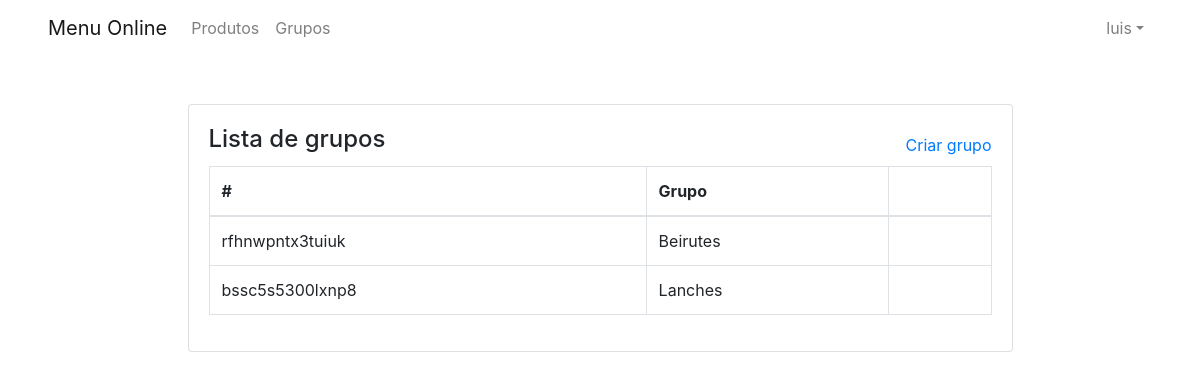
/admin/groups.php (signed in), run on the app's committed database.
### tables this page shows
CREATE TABLE `users` (
  `id` int(11) NOT NULL,
  `username` varchar(50) NOT NULL,
  `password` varchar(255) NOT NULL,
  `created_at` datetime DEFAULT current_timestamp()
);

CREATE TABLE `groups` (
  `group_id` varchar(255) NOT NULL,
  `group_name` varchar(255) NOT NULL,
  `update_at` timestamp NOT NULL DEFAULT current_timestamp() ON UPDATE current_timestamp(),
  `created_at` timestamp NOT NULL DEFAULT current_timestamp()
);

### inc/config.php (called while the page is built, shortened)
<?php
require_once "database.php";
$config = new stdClass();
$config->path = "menu-online";
$config->urlLocal = "http://" . $_SERVER["HTTP_HOST"] . "/" . $config->path;

### inc/database.php (called while the page is built, shortened)
<?php
    class Connection {
         private $host = "localhost";
         private $database = "malbec";
         private $username = "root";
         private $password = "";
         public function __construct(){
               try{
                    $this->conn = new PDO( "mysql:host=".$this->host.";dbname=".$this->database,$this->username,$this->password);
                }catch(PDOException $e){
                     echo "ERRO: ".$e->getMessage();
                }
         }
    }
?>

### inc/controller/session.php (called while the page is built, shortened)
<?php
    if(isset($_SESSION['uid']) != ""){
        $pdo = new Connection();
        $st = $pdo->conn->prepare("SELECT * FROM users WHERE id=:id");
        $st->bindValue(":id", $_SESSION['uid']);
        $st->execute();
        $strow=$st->fetch();
    }

### inc/model/group.php (called while the page is built, shortened)
<?php
class Group
{
	public function getAllGroups()
	{
		$pdo = new Connection();
		$st = $pdo->conn->prepare("SELECT * FROM groups ORDER BY created_at DESC");
		$st->execute();
		return $st;
	}
}

### admin/groups.php (the view, shortened to what this page needs)
<?php
require_once '../inc/config.php';
require_once '../inc/controller/session.php';
require_once '../inc/model/group.php';
$group = new Group();
$groups = $group->getAllgroups();
$group_count = $groups->rowCount();
$group_all = $groups->fetchAll();
require_once "../inc/views/header.php";
require_once "../inc/views/navbar.php";
?>
<div class="container mt-5">
    <div class="row justify-content-center">
        <div class="col-md-9">
            <div class="card">
                <div class="card-body">
                    <div class="d-flex justify-content-between align-items-center">
                        <h4 class="card-title">Lista de grupos</h4>
                        <a href="create_group.php">Criar grupo</a>
                    </div>
                    <?php if ($group_count > 0) { ?>
                        <table class="table table-bordered">
                            <thead>
                                <tr>
                                    <th>#</th>
                                    <th>Grupo</th>
                                    <th></th>
                                </tr>
                            </thead>
                            <tbody>
                                <?php foreach ($group_all as $group_row) { ?>
                                    <tr>
                                        <td><?php echo $group_row['group_id']; ?></td>
                                        <td><?php echo $group_row['group_name']; ?></td>
                                        <td class="text-center">
                                            <div class="dropdown">
                                                <i class="fas fa-ellipsis-v" id="dropdownMenuButton" data-toggle="dropdown"></i>
                                            </div>
                                        </td>
                                    </tr>
                                <?php } ?>
                            </tbody>
                        </table>
                    <?php } else { ?>
                        Nenhum grupo encontrado
                    <?php } ?>
                </div>
            </div>
        </div>
    </div>
</div>
<?php require_once "../inc/views/footer.php"; ?>

### inc/views/navbar.php (shortened to what this page needs)
<?php
require_once '../inc/config.php';
require_once '../inc/controller/session.php';
?>
<header>
    <nav class="navbar navbar-expand-lg navbar-main navbar-light px-5 d-flex align-items-center">
        <a class="navbar-brand" href="<?php echo $config->urlLocal; ?>/">
            <span class="logo-text">Menu Online</span>
        </a>
        <div class="collapse navbar-collapse">
            <ul class="navbar-nav mr-auto">
                <li class="nav-item">
                    <a class="nav-link" href="<?php echo $config->urlLocal; ?>/admin/products.php">Produtos</a>
                </li>
                <li class="nav-item">
                    <a class="nav-link" href="<?php echo $config->urlLocal; ?>/admin/groups.php">Grupos</a>
                </li>
            </ul>
            <ul class="navbar-nav ml-auto ">
                <li class="nav-item dropdown">
                    <a class="nav-link dropdown-toggle" data-toggle="dropdown" role="button" href="#"><?php echo $strow["username"]; ?></a>
                </li>
            </ul>
        </div>
    </nav>
</header>

### assets/css/styles.css (style rules this page uses)
* { margin: 0; padding: 0; }
html, body { height: 100%; }
body { background-color: #fff; }

### data on the page
users: username "luis"
groups: group_id "rfhnwpntx3tuiuk", group_name "Beirutes"
groups: group_id "bssc5s5300lxnp8", group_name "Lanches"
